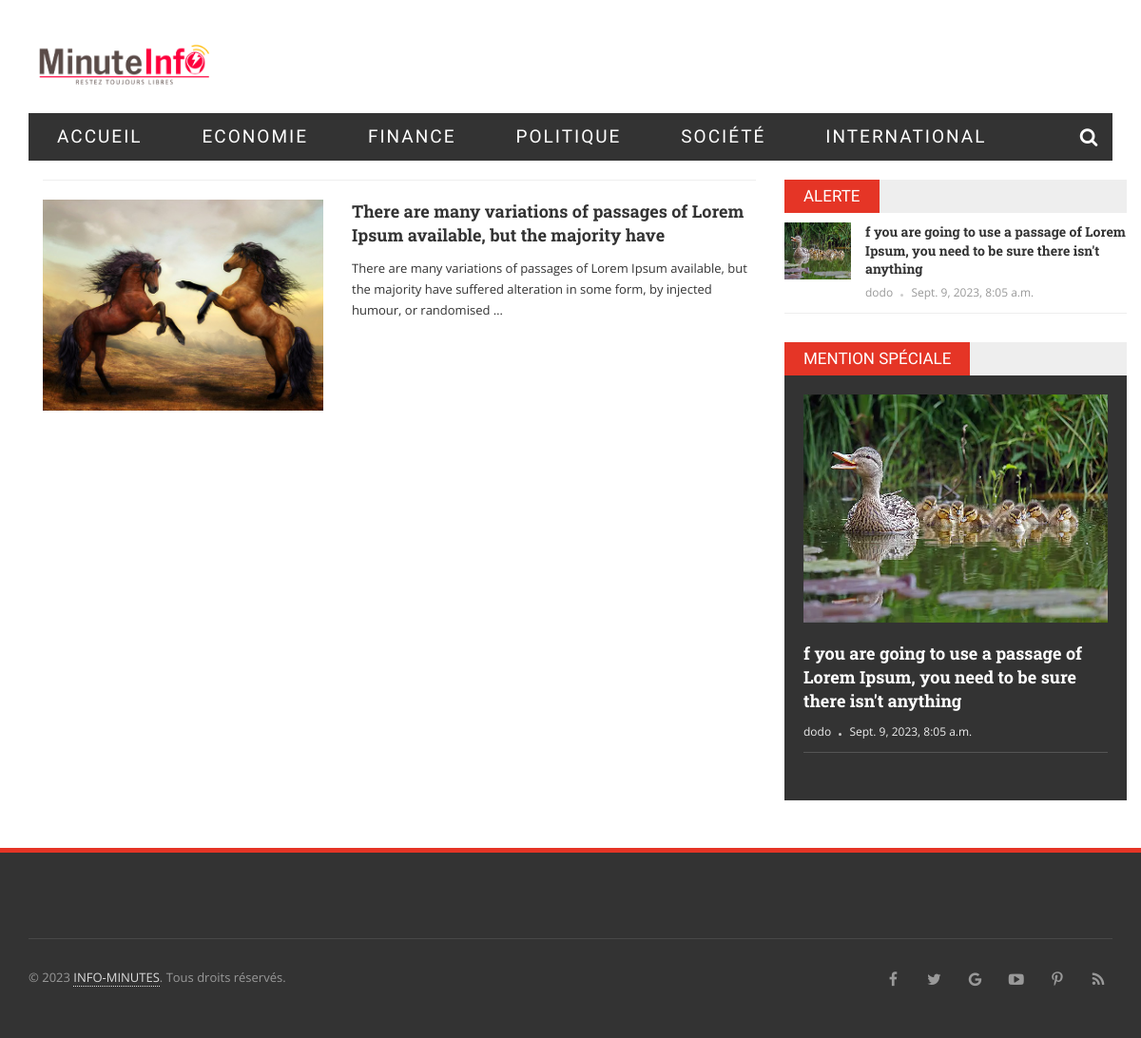
Page /actualite/international/ on the committed database.
### article/models.py (models this page shows, shortened)
class Article(models.Model):
    thumbail = models.ImageField(upload_to='articles')
    title = models.CharField(max_length=200)
    slug = models.SlugField(unique=True)
    content = RichTextField()
    date_published = models.DateTimeField(auto_now_add=True)
    last_updated = models.DateTimeField(auto_now=True)
    category = models.ForeignKey(Category, on_delete=models.CASCADE)
    author = models.ForeignKey(CustomUser, on_delete=models.CASCADE)
    status = models.CharField(max_length=20,
                              choices=[('Published', 'Published'), ('Draft', 'Draft'), ('Archived', 'Archived')])
    is_featured = models.BooleanField(default=False)
    en_vedette = models.BooleanField(default=False)
    is_special = models.BooleanField(default=False)
    alerte_info = models.BooleanField(default=False)
    class Meta:
        ordering = ['-date_published']

### accounts/models.py (models this page shows)
class CustomUser(AbstractUser):
    date_joined = models.DateTimeField(auto_now_add=True)
    last_login = models.DateTimeField(auto_now=True)
    role = models.CharField(max_length=20, choices=[('Admin', 'Admin'), ('Author', 'Author'), ('Reader', 'Reader')])

### article/views.py (the view)
# urls.py: path('international/', ArticlesByCategoryView.as_view(), {'category_name': 'international'}, name='internation'),
class ArticlesByCategoryView(TemplateView):
    template_name = 'index/politiques/politique.html'
    def get_context_data(self, **kwargs):
        context = super().get_context_data(**kwargs)
        category_name = self.kwargs.get('category_name')
        actual_category_name = CATEGORY_MAPPING.get(category_name, category_name)
        context['unes'] = Article.objects.filter(alerte_info=True)
        context['is_special'] = Article.objects.filter(is_special=True)
        context['published_articles'] = Article.objects.filter(category__name=actual_category_name, status='Published')[:3]
        return context

### templates/index/politiques/politique.html (shortened to what this page needs)
{%  extends 'base.html' %}
{% block content %}
    <div class="page">
        <div class="container">
            <div class="row">
                <div class="col-md-8 col-sm-12">
                                {% for published_article  in published_articles %}
                                                <div class="list-news-cate">
                                                    <article class="news-cate-item ">
                                                        <div class="row">
                                                            <div class="col-md-5 col-sm-5 col-xs-12">
                                                                <a href="#">
                                                                    <img alt="" src="{{ published_article.thumbail.url }}">
                                                                </a>
                                                            </div>
                                                            <div class="col-md-7 col-sm-7 col-xs-12">
                                                                <h3><a href="">{{ published_article.title|safe }}</a></h3>
                                                                <p>{{ published_article.content|truncatewords:24|safe }}</p>
                                                            </div>
                                                        </div>
                                                    </article>
                                                </div>
                                {% endfor %}
                </div>
                <div class="col-md-4 col-sm-12">
                    <ul role="tablist" class="tab-popular">
                        <li class="active">
                            <a href="#tab1" role="tab" data-toggle="tab">
ALERTE
                            </a>
                        </li>
                    </ul>
                    <div class="tab-content">
                        <div role="tabpanel" class="tab-pane active" id="tab1">
                            <ul class="list-news-popular">
                                {% for un in unes %}
                                <li>
                                    <a href="#">
                                        <img alt="" src="{{ un.thumbail.url }}">
                                    </a>
                                    <h3><a href="#">{{ un.title }}</a></h3>
                                    <div class="meta-post">
                                        <a href="#">
                                            {{ un.author }}
                                        </a>
                                        <em></em>
                                        <span>
                                           {{ un.date_published }}
                                        </span>
                                    </div>
                                </li>
                                {% endfor %}
                            </ul>
                        </div>
                    </div>
                    <div class="connect-us">
                        <div class="widget-title">
                            <span>
                                Mention Spéciale
                            </span>
                        </div>
                        <div class="list-special">
                            {% for special in is_special%}
                            <article class="news-two-large">
                                <a href="#">
                                    <img alt="" src="{{ special.thumbail.url }}">
                                </a>
                                <h3><a href="#">{{ special.title }}</a></h3>
                                <div class="meta-post">
                                    <a href="#">
                                        {{ special.author}}
                                    </a>
                                    <em></em>
                                    <span>
                                      {{ special.date_published }}
                                    </span>
                                </div>
                            </article>
                            {% endfor %}
                            <br>
                        </div>
                    </div>
                </div>
            </div>
        </div>
    </div>
{% endblock %}

### static/css/main.css (style rules this page uses)
body, html { height: 100%; }
a { color: inherit; }
img { max-width: 100%; }
p { font-size: 13px; }
ul, li { padding: 0px; list-style: none; margin: 0px; }
h1, h2, h3, h4, h5, h6, .h1, .h2, .h3, .h4, .h5, .h6 { line-height: 1.4; font-family: "Roboto Slab", serif; }
.meta-post { margin-bottom: 10px; margin-top: 10px; font-size: 12px; }
.meta-post a { color: #999; -moz-transition: all ease 0.3s; -o-transition: all ease 0.3s; -webkit-transition: all ease 0.3s; transition: all ease 0.3s; }
.meta-post span { color: #999; }
.meta-post em { font-style: normal; width: 3px; height: 3px; -moz-border-radius: 50%; -webkit-border-radius: 50%; border-radius: 50%; margin: 0px 5px; display: inline-block; background-color: #ccc; }
.tab-popular { background-color: #eeeeee; height: 35px; }
.tab-popular li { float: left; border-right: 1px solid #fff; }
.tab-popular li:last-child { border: none; }
.tab-popular li a { font-family: "Oswald", sans-serif; font-size: 17px; text-transform: uppercase; background-color: #eeeeee; color: #333; display: inline-block; line-height: 35px; padding: 0px 20px; }
.tab-popular li.active a { background-color: #E53526; color: #fff; }
.list-news-popular li { padding: 10px 0px 10px 85px; min-height: 80px; border-bottom: 1px solid #eeeeee; }
.list-news-popular li img { width: 70px; height: 60px; float: left; margin: 0px 0px 0px -85px; }
.list-news-popular li h3 { margin: 0px; padding: 0px; font-size: 14px; }
.list-news-popular li h3 a { font-size: 14px; font-weight: 700; color: #333; -moz-transition: all ease 0.3s; -o-transition: all ease 0.3s; -webkit-transition: all ease 0.3s; transition: all ease 0.3s; font-family: "Roboto Slab", serif; }
.list-news-popular li .meta-post { margin: 0px; margin-top: 5px; }
.connect-us { margin-top: 30px; }
.widget-title { background-color: #eeeeee; height: 35px; }
.widget-title span { font-family: "Oswald", sans-serif; font-size: 17px; text-transform: uppercase; background-color: #E53526; color: #fff; display: inline-block; line-height: 35px; padding: 0px 20px; }
.news-two-large h3 { font-size: 18px; }
.news-two-large h3 a { -moz-transition: all ease 0.3s; -o-transition: all ease 0.3s; -webkit-transition: all ease 0.3s; transition: all ease 0.3s; color: #333; font-weight: 700; }
.list-special { padding: 10px 20px; background-color: #333; }
.list-special .news-two-large { margin: 10px 0px 20px 0px; border-bottom: 1px solid #555; }
.list-special .news-two-large h3 a { color: #fff; }
.list-special .meta-post a { color: #eee; }
.list-special .meta-post span { color: #eee; }
.news-cate-item { padding: 20px 0px; border-top: 1px solid #eeeeee; }
.news-cate-item h3 { font-size: 18px; margin: 0px; font-weight: bold; padding: 0px; }
.news-cate-item h3 a { color: #333; -moz-transition: all ease 0.3s; -o-transition: all ease 0.3s; -webkit-transition: all ease 0.3s; transition: all ease 0.3s; }

### rows in the picture
Article: thumbail (picture), title "There are many variations of passages of Lorem Ipsum available, but the majority have", content "There are many variations of passages of Lorem Ipsum available, but the majority have suffered alteration in some form, by injected humour, or randomised …"
Article: thumbail (picture), title "f you are going to use a passage of Lorem Ipsum, you need to be sure there isn't anything", author "dodo", date_published "Sept. 9, 2023, 8:05 a.m."
